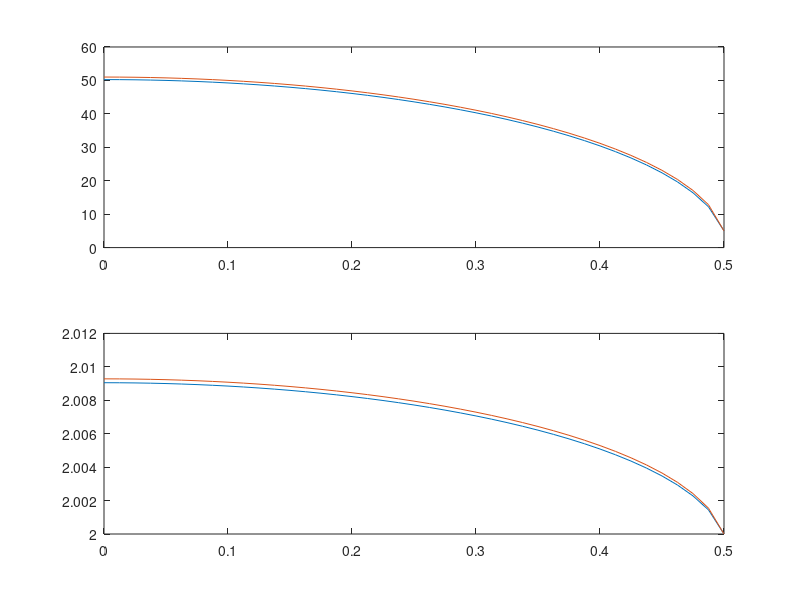

MATLAB code for this plot:
function hc_ss_x_CG_nonlinear
% Solves the heat conduction equation in 1-D x-geometry using CFEM
% without T gap.
% problem definition
% -d/dx (k(T) dT/dx) = q  with k(T)=a/(b+T)+c
% dTdx|_0=0 and -k.dTdx|_L=h(T(L)-T_inf)

% clear the console screen
clc; close all;

% load the data and numerical parameters
pert.a    = 1e-1 *0.;
pert.b    = 1e-1 *1;
pert.c    = 0;
pert.q    = 1e-1 *0;
pert.bc_L = 1e-1 *0;
pert.bc_R = 1e-1 *0;
[dat,npar] = load_simulation_data(pert);

% solve unperturbed forward problem
npar.adjoint=false;
npar.pert_status = 'unperturbed';
npar.do_analytical=false;
[Tu,Au,qu,Tdiru]=solve_system(npar,dat,1);

% solve perturbed forward problem
npar.adjoint=false;
npar.pert_status = 'perturbed';
[Tp,Ap,qp,Tdirp]=solve_system(npar,dat,Tu);
%
subplot(2,1,1);
plot(npar.xf,Tu,npar.xf,Tp);

% solve unperturbed adjoint problem
npar.adjoint=true; 
npar.pert_status = 'unperturbed';
[phiu,Aau,ru,r_functional_p]=solve_system(npar,dat,Tu,Tu);

% solve perturbed adjoint problem
npar.adjoint=true; 
npar.pert_status = 'perturbed';
[phip,Aap,rp,r_functional_u]=solve_system(npar,dat,Tu,Tu);

disp('dot(r_functional_u,Tdiru)');
dot(r_functional_u,Tdiru)

disp('dot(r_functional_p,Tdirp)');
dot(r_functional_p,Tdirp)

subplot(2,1,2);
plot(npar.xf,phiu,npar.xf,phip);


% QoI summary
J_for_unpert = Tu'*ru   +dot(r_functional_u,Tdiru);
J_for_pert   = Tp'*ru   +dot(r_functional_u,Tdiru);
J_adj_unpert = phiu'*qu  +dot(r_functional_u,Tdirp);
fprintf('-------------QoI------------\n')
fprintf('J forward unperturbed\t%14.8g \n',J_for_unpert);
fprintf('J adjoint unperturbed\t%14.8g \n',J_adj_unpert);

return

% sensitivity
dT = Tp-Tu;
dq = qp-qu; % this is how the bc mods to the rhs get eliminated. need to check. especially for dirichlet !!!
dA = Ap-Au; %caveat: application of bc disappear when doing this !!!!
dJ_for = dT'*ru       +dot(r_functional_u,Tdirp-Tdiru);
fprintf('J forward perturbed \t%14.8g \n',J_for_pert);
%fprintf('dJ forward \t%14.8g \t%14.8g\n',(J_for_pert-J_for_unpert)/pert.b,dJ_for/pert.b);
%fprintf('dJ forward \t%14.8g \t%14.8g\n',(J_for_pert-J_for_unpert)/pert.bc_R,dJ_for/pert.bc_R);
% assembly system to compute sitffness matrix with conductivity=dkdp
npar.adjoint=false; 
npar.pert_status = 'delta_p';
[dAdp,~]=assemble_system(npar,dat,Tu);
dJ_adj = phiu'*(dq - dAdp*Tu)        +dot(r_functional_p,Tdirp-Tdiru);
fprintf('------Sensitivity a------\n')
fprintf('dJ forward \t%14.8g \t%14.8g\n',(J_for_pert-J_for_unpert)/pert.a,dJ_for/pert.a);
fprintf('dJ adjoint \t%14.8g \n',dJ_adj/pert.a);
fprintf('------Sensitivity b------\n')
fprintf('dJ forward \t%14.8g \t%14.8g\n',(J_for_pert-J_for_unpert)/pert.b,dJ_for/pert.b);
fprintf('dJ adjoint \t%14.8g \n',dJ_adj/pert.b);
fprintf('------Sensitivity c------\n')
fprintf('dJ forward \t%14.8g \t%14.8g\n',(J_for_pert-J_for_unpert)/pert.c,dJ_for/pert.c);
fprintf('dJ adjoint \t%14.8g \n',dJ_adj/pert.c);
fprintf('------Sensitivity q------\n')
fprintf('dJ forward \t%14.8g \t%14.8g\n',(J_for_pert-J_for_unpert)/pert.q,dJ_for/pert.q);
fprintf('dJ adjoint \t%14.8g \n',dJ_adj/pert.q);
fprintf('-----Sensitivity bcL-----\n')
fprintf('dJ forward \t%14.8g \t%14.8g\n',(J_for_pert-J_for_unpert)/pert.bc_L,dJ_for/pert.bc_L);
fprintf('dJ adjoint \t%14.8g \n',dJ_adj/pert.bc_L);
fprintf('-----Sensitivity bcR-----\n')
fprintf('dJ forward \t%14.8g \t%14.8g\n',(J_for_pert-J_for_unpert)/pert.bc_R,dJ_for/pert.bc_R);
fprintf('dJ adjoint \t%14.8g \n',dJ_adj/pert.bc_R);
% dJ_adj = phiu'*(dq - dAdp*Tu);
% fprintf('dJ adjoint \t%14.8g \n',dJ_adj);

phip'*dAdp*Tu



% plot solution
figure(3)
subplot(1,2,1);
plot(npar.xf,Tu,'.-',npar.xf,Tp,'+-')
legend('Tu','Tp');
subplot(1,2,2);
plot(npar.xf,phiu,'.-',npar.xf,phip,'+-')
legend('phiu','phip');

%disp(dAdp)

disp(r_functional_u)

disp(Tdirp)

disp(Tdiru)
return
end

%%%%%%%%%%%%%%%%%%%%%%%%%%%%%%%%%%%%%

function [T,A,q,out]=solve_system(npar,dat,T_init,T_for)

%check
if nargin==4 && npar.adjoint==false
    error('Only adjoint calculations require 4 input arguments in solve_system');
end
% initial guess
if nargin==2
    T=100*ones(npar.ndofs,1);
else
    if length(T_init)==1
        T=T_init*ones(npar.ndofs,1);
    else
        T=T_init;
    end
end

% nonlinear solve
for iter=1:npar.max_nl_iter
    % assemble system
    if npar.adjoint
        T_for_assembly=T_for;
    else
        T_for_assembly=T;
    end
    [A,q,out]=assemble_system(npar,dat,T_for_assembly);
    % save old values
    T_old=T;
    % solve linear system
    T=A\q;
    % relax new solution value, w=1: pick 100% of the new solution
    if npar.adjoint==false
        w=0.2;
        T=(1-w)*T_old+w*T;
    end        
    % compute error
    err=norm(T_old-T);
    % check convergence
    fprintf('Picard=%g, error=%d\n',iter,err);
    if err<npar.nl_tol
        fprintf('Converged\n\n');
        break; % done
    else
        if iter==npar.max_nl_iter
            warning('Exiting Picard without converging to tolerance.  err=%d, tol=%d',err,npar.nl_tol);
        end
    end
end

% plot numerical solution and analytical one
% analytical solution
if npar.do_analytical
    a=dat.conductivity_constants.a;
    b=dat.conductivity_constants.b;
    L=sum(dat.width);
    T_inf=dat.bc_for.rite.C;
    h=dat.hcv;
    q=dat.src_strength;
    T_L=q*L/h+T_inf;
    % expression
    fh_T = @(x) -b+(b+T_L)*exp(q/2/a*(L^2-x.^2));
    figure(1);
    x=linspace(0,L,10000);
    plot(x,fh_T(x),'.-',npar.xf,T,'r+-'); axis tight; title('Temperature');legend(['analytical';'numerical ']);
end


return
end

%%%%%%%%%%%%%%%%%%%%%%%%%%%%%%%%%%%%%

function [A,rhs,out]=assemble_system(npar,dat,T)

% assemble the matrix, the rhs, apply BC

% shortcuts
porder= npar.porder;
gn    = npar.gn;
nel   = npar.nel;
% ideally, we would analyze the connectivity to determine nnz
nnz=(porder+3)*nel; %this is an upperbound, not exact
% n: linear system size
n=nel*porder+1;
% allocate memory
A=spalloc(n,n,nnz);
rhs=zeros(n,1);

% compute local matrices
% load Gauss Legendre quadrature (GLQ is exact on polynomials of degree up to 2n-1,
% while using only integrand evaluations (n-point quadrature).
% estimate the max poly order (it comes from the mass matrix  when coef. are
% piecewise constant and the material mesh matches the computational mesh
poly_max=2*porder;
[xq,wq] = GLNodeWt(porder+1);
% initialize local matrices/vectors
m=zeros(porder+1,porder+1);
k=m;
f=zeros(porder+1,1);
% store shapeset
[b,dbdx] =feshpln(xq,porder);

% definition of the weak form:
% int_domain (grad u D grad b) - int_bd_domain (b D grad u n) ...
%      = int_domain (b rhs)

% switch between forward and adjoint calculations
if npar.adjoint
    src = dat.asrc;
    bc  = dat.bc_adj;
    kond = dat.k;
else
    bc  = dat.bc_for;
    % what kind of material properties to use
    switch npar.pert_status
        case 'unperturbed'
            kond = dat.k;
            src = dat.fsrc;
        case 'perturbed'
            for i=1:length(dat.k)
                kond{i} = @(T) dat.k{i}(T)    + dat.dka{i}(T)+ dat.dkb{i}(T)+ dat.dkc{i}(T);
                src{i}  = @(x) dat.fsrc{i}(x) + dat.dfsrc{i}(x);
            end
            bc.left.C = bc.left.C + bc.left.dC;
            bc.rite.C = bc.rite.C + bc.rite.dC;
        case 'delta_p'
            for i=1:length(dat.k)
                kond{i} = @(T) dat.dka{i}(T)+ dat.dkb{i}(T)+ dat.dkc{i}(T);
            end
            src = dat.dfsrc;
            bc.left.type =  0; % Neumann
            bc.rite.type =  0;
            bc.left.C =  0;
            bc.rite.C =  0;
    end
end

% loop over elements
for iel=1:npar.nel
    % element extremities
    x0=npar.x(iel);
    x1=npar.x(iel+1);
    % jacobian of the transformation to the ref. element
    Jac=(x1-x0)/2;
    % get x values in the interval
    x=(x1+x0)/2+xq*(x1-x0)/2;
    % get the mat zone ID
    my_zone=npar.iel2zon(iel);
    % evaluate external source at qp
    q=src{my_zone}(x);
    % evaluate previous temperature at qp
    T_qp = b(:,:) * T(gn(iel,:));
    % evaluate
    d=kond{my_zone}(T_qp);
    % compute local matrices + load vector
    for i=1:porder+1
        for j=1:porder+1
            k(i,j) = dot(d.*wq.*dbdx(:,i) , dbdx(:,j)) /Jac;
        end
        f(i) = dot(q.*wq, b(:,i));
    end
    if npar.adjoint && strcmp(npar.pert_status,'perturbed')
        dTdx = dbdx(:,:) * T(gn(iel,:));
        dkdT=dat.dkdT{my_zone}(T_qp);
        for i=1:porder+1
            for j=1:porder+1
                k(i,j) = k(i,j) + dot(dkdT.*dTdx.*wq.*b(:,i) , dbdx(:,j))/Jac;
            end
        end
    end
    % assemble
    A(gn(iel,:),gn(iel,:)) = A(gn(iel,:),gn(iel,:)) + k;
    rhs(gn(iel,:)) = rhs(gn(iel,:)) + f*Jac;
end

% apply natural BC
Dirichlet_nodes=[];
Dirichlet_val=[];
r_functional=[];
switch bc.left.type
    case 0 % Neumann, int_bd_domain (b D grad u n) is on the RHS
        rhs(1)=rhs(1)+bc.left.C;
    case 1 % Robin
        A(1,1)=A(1,1)+dat.hcv;
        rhs(1)=rhs(1)+dat.hcv*bc.left.C;
    case 2 % Dirichlet
        Dirichlet_nodes=[Dirichlet_nodes 1];
        Dirichlet_val=[Dirichlet_val bc.left.C];
        r_functional=[r_functional rhs(1)];
end
switch bc.rite.type
    case 0 % Neumann, int_bd_domain (b D grad u n) is on the RHS
        rhs(n)=rhs(n)+bc.rite.C;
    case 1 % Robin
        A(n,n)=A(n,n)+dat.hcv;
        rhs(n)=rhs(n)+dat.hcv*bc.rite.C;
    case 2 % Dirichlet
        Dirichlet_nodes=[Dirichlet_nodes n];
        Dirichlet_val=[Dirichlet_val bc.rite.C];
        r_functional=[r_functional rhs(n)];
end
% apply Dirichlet BC
for i=1:length(Dirichlet_nodes);% loop on the number of constraints
    id=Dirichlet_nodes(i);      % extract the dof of a constraint
    bcval=Dirichlet_val(i);
    rhs=rhs-bcval*A(:,id);  % modify the rhs using constrained value
    A(id,:)=0; % set all the id-th row to zero
    A(:,id)=0; % set all the id-th column to zero (symmetrize A)
    A(id,id)=1;            % set the id-th diagonal to unity
    rhs(id)=bcval;         % put the constrained value in the rhs
end

if npar.adjoint
    out=r_functional;
else
    out=Dirichlet_val;
end

return
end
%%%%%%%%%%%%%%%%%%%%%%%%%%%%%%%%%%%%%

function [shapefun,dhdx]=feshpln (xv,p)
% computes the finite element basis functions and their first derivatives
% for any order p
% here, we use Lagrangian FE functions

xd=linspace(-1,1,p+1);

shapefun=zeros(length(xv),p+1);
dhdx    =zeros(length(xv),p+1);

% shape function
for i=1:p+1
    num=1.;
    den=1.;
    for j=1:p+1
        if(j~=i)
            num=num.*(xv-xd(j));
            den=den.*(xd(i)-xd(j));
        end
    end
    shapefun(:,i)=num./den;
end

% derivative of the shape function
for i=1:p+1
    sum=0.;
    den=1.;
    for j=1:p+1
        if(j~=i)
            num=1;
            for k=1:p+1
                if((k~=i)&&(k~=j))
                    num=num.*(xv-xd(k));
                end
            end
            sum=sum+num;
            den=den.*(xd(i)-xd(j));
        end
    end
    dhdx(:,i)=sum./den;
end

return
end
%%%%%%%%%%%%%%%%%%%%%%%%%%%%%%%%%%%%%%

function [x,w] = GLNodeWt(n)
% GLNodeWt  Nodes and weights for Gauss-Legendre quadrature of arbitrary order
%           obtained by solving an eigenvalue problem
%
% Synopsis:  [x,w] = GLNodeWt(n)
%
% Input:     n = order of quadrature rule
%
% Output:    x = vector of nodes
%            w = vector of weights

%  Algorithm based on ideas from Golub and Welsch, and Gautschi.  For a
%  condensed presentation see H.R. Schwarz, Numerical Analysis: A
%  Comprehensive Introduction, 1989, Wiley.  Original MATLAB
%  implementation by H.W. Wilson and L.H. Turcotte, Advanced Mathematics
%  and Mechanics Applications Using MATLAB, 2nd ed., 1998, CRC Press

beta   = (1:n-1)./sqrt(4*(1:n-1).^2 - 1);
J      = diag(beta,-1) + diag(beta,1);    % eig(J) needs J in full storage
[V,D]  = eig(J);
[x,ix] = sort(diag(D));  %  nodes are eigenvalues, which are on diagonal of D
w      = 2*V(1,ix)'.^2;  %  V(1,ix)' is column vector of first row of sorted V

return
end
%%%%%%%%%%%%%%%%%%%%%%%%%%%%%%%%%%%%%

function [dat,npar]=load_simulation_data(pert)

% data 
T_inf=5; h=16; L=0.5;

a=2150; b=200;c=1.05*0; d=1;

cond = @(T) a./(d*T+b)+c;
cond = @(T) T;

dat.conductivity_constants.a=a;
dat.conductivity_constants.b=b;
% dat.conductivity_constants.c=c;

q=10000;  sq = @(x) q*(1+0*x);
dat.src_strength=q;

res_funct = @(x) 1/L*(1+0*x);

% load the data structure with info pertaining to the physical problem
dat.k{1}=cond; % W/m-K
% forward calculation source
dat.fsrc{1}=sq; 
% adjoint calculation source
dat.asrc{1}=res_funct; 
% create perturbations. at the input level, pert must contain fractional
% changes. pert.a=-0.1 means that the value of a will be modified by -10%
% k = a/(b+T) + c;
% dk/da = 1/(b+T);
% dk/db = -a/(b+T)^2;
% dk/dc = 1;
for i=1:length(dat.k)
    dat.dka{i}   = @(T) 1./(d*T+b)*pert.a*a;
    dat.dkb{i}   = @(T) -a./((d*T+b).^2)*pert.b*b;
    dat.dkc{i}   = @(T) pert.c*c*(1+0*T);
    dat.dkdT{i}  = @(T) -a./((d*T+b).^2)*d;
    dat.dfsrc{i} = @(x) pert.q*dat.fsrc{i}(x);
end

% dimensions
dat.hcv = h; 
dat.width = L; 
% mesh resolution per region
nel_zone = [ 20 ];

% forward bc
bc.left.type=0; %0=neumann, 1=robin, 2=dirichlet
bc.left.C=0; % (that data is C in: kdu/dn=C // u+k/hcv*du/dn =C // u=C)
bc.rite.type=2;
bc.rite.C=T_inf;
dat.bc_for=bc; 
% create perturbations
dat.bc_for.left.dC = pert.bc_L*dat.bc_for.left.C;
dat.bc_for.rite.dC = pert.bc_R*dat.bc_for.rite.C;
% adjoint bc
bc.left.C=0;
bc.rite.C=2;
dat.bc_adj=bc;
clear bc;

% load the numerical parameters, npar, structure pertaining to numerics
% number of elements
if length(dat.width)~=length(nel_zone)
    error('not the same number of zones in dat.width and nel_zone');
end
if length(dat.k)~=length(nel_zone)
    error('not the same number of zones in dat.k and nel_zone');
end
if length(dat.fsrc)~=length(nel_zone)
    error('not the same number of zones in dat.fsrc and nel_zone');
end
if length(dat.asrc)~=length(nel_zone)
    error('not the same number of zones in dat.asrc and nel_zone');
end
npar.nel = sum(nel_zone);

% domain
tmp_width = [ 0 dat.width];
x=[];
iel2zon=[];
for i_zone=1:length(nel_zone)
    x_zone = linspace(tmp_width(i_zone),tmp_width(i_zone+1),nel_zone(i_zone)+1);
    if isempty(x)
        x = x_zone;
        iel2zon=i_zone*ones(nel_zone(i_zone),1);
    else
        x = [x x_zone(2:end)];
        iel2zon =[ iel2zon; i_zone*ones(nel_zone(i_zone),1)];
    end
end
npar.x=x;
npar.iel2zon=iel2zon;

% polynomial degree
npar.porder=2;
% nbr of dofs per variable
npar.ndofs = npar.porder*npar.nel+1;

% connectivity
gn=zeros(npar.nel,npar.porder+1);
gn(1,:)=linspace(1,npar.porder+1,npar.porder+1);
for iel=2:npar.nel
    gn(iel,:)=[gn(iel-1,end) , gn(iel-1,2:end)+npar.porder ];
end
npar.gn=gn; clear gn;

% create x values for plotting FEM solution
npar.xf=zeros(npar.nel*npar.porder+1,1);
for iel=1:npar.nel
    ibeg = (iel-1)*npar.porder+1;
    iend = (iel  )*npar.porder+1;
    npar.xf(ibeg:iend)=linspace(npar.x(iel),npar.x(iel+1),npar.porder+1) ;
end

npar.max_nl_iter=300;
npar.nl_tol=1e-6;

return
end
